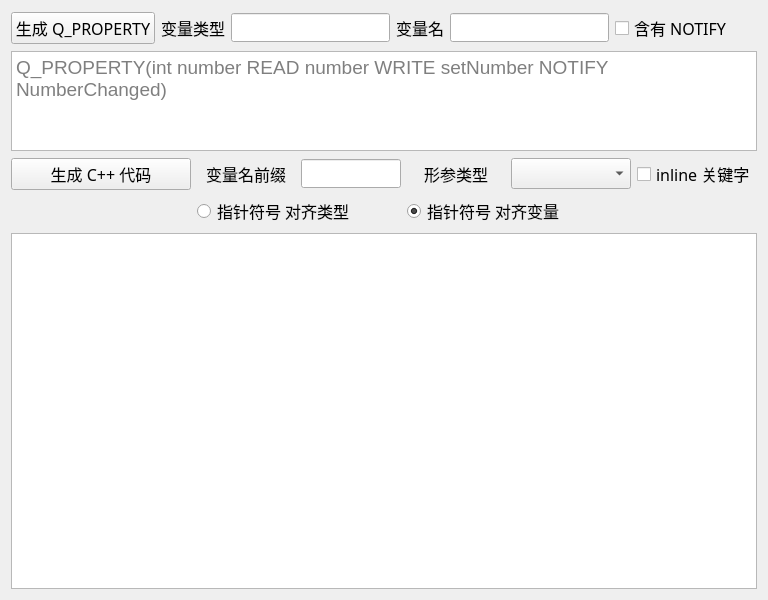
<?xml version="1.0" encoding="UTF-8"?>
<ui version="4.0">
 <class>PropertyGenerator</class>
 <widget class="QWidget" name="PropertyGenerator">
  <property name="geometry">
   <rect>
    <x>0</x>
    <y>0</y>
    <width>768</width>
    <height>600</height>
   </rect>
  </property>
  <property name="windowTitle">
   <string>Form</string>
  </property>
  <layout class="QVBoxLayout" name="verticalLayout">
   <item>
    <widget class="QFrame" name="frameVariationSet">
     <layout class="QGridLayout" name="gridLayout_2">
      <property name="leftMargin">
       <number>0</number>
      </property>
      <property name="topMargin">
       <number>1</number>
      </property>
      <property name="rightMargin">
       <number>1</number>
      </property>
      <property name="bottomMargin">
       <number>1</number>
      </property>
      <item row="0" column="0">
       <widget class="QPushButton" name="pushBtnGenProperty">
        <property name="maximumSize">
         <size>
          <width>180</width>
          <height>16777215</height>
         </size>
        </property>
        <property name="font">
         <font>
          <family>微软雅黑</family>
          <pointsize>12</pointsize>
         </font>
        </property>
        <property name="text">
         <string>生成 Q_PROPERTY</string>
        </property>
       </widget>
      </item>
      <item row="0" column="1">
       <widget class="QLabel" name="label_4">
        <property name="font">
         <font>
          <family>微软雅黑</family>
          <pointsize>12</pointsize>
         </font>
        </property>
        <property name="text">
         <string>变量类型</string>
        </property>
       </widget>
      </item>
      <item row="0" column="2">
       <widget class="QLineEdit" name="lineEditType">
        <property name="font">
         <font>
          <family>Consolas</family>
          <pointsize>13</pointsize>
         </font>
        </property>
       </widget>
      </item>
      <item row="0" column="3">
       <widget class="QLabel" name="label">
        <property name="font">
         <font>
          <family>微软雅黑</family>
          <pointsize>12</pointsize>
         </font>
        </property>
        <property name="text">
         <string>变量名</string>
        </property>
       </widget>
      </item>
      <item row="0" column="4">
       <widget class="QLineEdit" name="lineEditVariation">
        <property name="font">
         <font>
          <family>Consolas</family>
          <pointsize>13</pointsize>
         </font>
        </property>
       </widget>
      </item>
      <item row="0" column="5">
       <widget class="QCheckBox" name="checkBoxNotify">
        <property name="font">
         <font>
          <family>微软雅黑</family>
          <pointsize>12</pointsize>
         </font>
        </property>
        <property name="text">
         <string>含有 NOTIFY</string>
        </property>
       </widget>
      </item>
      <item row="0" column="6">
       <spacer name="horizontalSpacer_2">
        <property name="orientation">
         <enum>Qt::Horizontal</enum>
        </property>
        <property name="sizeHint" stdset="0">
         <size>
          <width>40</width>
          <height>20</height>
         </size>
        </property>
       </spacer>
      </item>
     </layout>
    </widget>
   </item>
   <item>
    <widget class="QTextEdit" name="textEditGenProperty">
     <property name="maximumSize">
      <size>
       <width>16777215</width>
       <height>100</height>
      </size>
     </property>
     <property name="font">
      <font>
       <pointsize>14</pointsize>
      </font>
     </property>
     <property name="placeholderText">
      <string notr="true">Q_PROPERTY(int number READ number WRITE setNumber NOTIFY NumberChanged)</string>
     </property>
    </widget>
   </item>
   <item>
    <widget class="QFrame" name="frameGenCode">
     <layout class="QGridLayout" name="gridLayout">
      <property name="leftMargin">
       <number>0</number>
      </property>
      <property name="topMargin">
       <number>1</number>
      </property>
      <property name="rightMargin">
       <number>1</number>
      </property>
      <property name="bottomMargin">
       <number>1</number>
      </property>
      <item row="0" column="4">
       <widget class="QLineEdit" name="lineEditPrefix">
        <property name="maximumSize">
         <size>
          <width>100</width>
          <height>16777215</height>
         </size>
        </property>
        <property name="font">
         <font>
          <family>Consolas</family>
          <pointsize>13</pointsize>
         </font>
        </property>
       </widget>
      </item>
      <item row="0" column="6">
       <widget class="QComboBox" name="comboBoxArg">
        <property name="minimumSize">
         <size>
          <width>120</width>
          <height>0</height>
         </size>
        </property>
        <property name="font">
         <font>
          <family>微软雅黑</family>
          <pointsize>12</pointsize>
         </font>
        </property>
       </widget>
      </item>
      <item row="1" column="5" colspan="2">
       <widget class="QRadioButton" name="radioBtnAlignVar">
        <property name="maximumSize">
         <size>
          <width>200</width>
          <height>16777215</height>
         </size>
        </property>
        <property name="font">
         <font>
          <family>微软雅黑</family>
          <pointsize>12</pointsize>
         </font>
        </property>
        <property name="text">
         <string>指针符号 对齐变量</string>
        </property>
        <property name="checked">
         <bool>true</bool>
        </property>
       </widget>
      </item>
      <item row="1" column="3" colspan="2">
       <widget class="QRadioButton" name="radioBtnAlignType">
        <property name="maximumSize">
         <size>
          <width>200</width>
          <height>16777215</height>
         </size>
        </property>
        <property name="font">
         <font>
          <family>微软雅黑</family>
          <pointsize>12</pointsize>
         </font>
        </property>
        <property name="text">
         <string>指针符号 对齐类型</string>
        </property>
       </widget>
      </item>
      <item row="0" column="3">
       <widget class="QLabel" name="label_3">
        <property name="font">
         <font>
          <family>微软雅黑</family>
          <pointsize>12</pointsize>
         </font>
        </property>
        <property name="text">
         <string>变量名前缀</string>
        </property>
        <property name="alignment">
         <set>Qt::AlignCenter</set>
        </property>
       </widget>
      </item>
      <item row="0" column="5">
       <widget class="QLabel" name="label_5">
        <property name="minimumSize">
         <size>
          <width>70</width>
          <height>0</height>
         </size>
        </property>
        <property name="font">
         <font>
          <family>微软雅黑</family>
          <pointsize>12</pointsize>
         </font>
        </property>
        <property name="text">
         <string>形参类型</string>
        </property>
        <property name="alignment">
         <set>Qt::AlignCenter</set>
        </property>
       </widget>
      </item>
      <item row="0" column="7">
       <widget class="QCheckBox" name="checkBoxInline">
        <property name="maximumSize">
         <size>
          <width>200</width>
          <height>16777215</height>
         </size>
        </property>
        <property name="font">
         <font>
          <family>微软雅黑</family>
          <pointsize>12</pointsize>
         </font>
        </property>
        <property name="text">
         <string>inline 关键字</string>
        </property>
       </widget>
      </item>
      <item row="0" column="0">
       <widget class="QPushButton" name="pushBtnGenCode">
        <property name="minimumSize">
         <size>
          <width>180</width>
          <height>0</height>
         </size>
        </property>
        <property name="maximumSize">
         <size>
          <width>250</width>
          <height>16777215</height>
         </size>
        </property>
        <property name="font">
         <font>
          <family>微软雅黑</family>
          <pointsize>12</pointsize>
         </font>
        </property>
        <property name="text">
         <string>生成 C++ 代码</string>
        </property>
       </widget>
      </item>
     </layout>
    </widget>
   </item>
   <item>
    <widget class="QTextEdit" name="textEditGenCode">
     <property name="font">
      <font>
       <family>Consolas</family>
       <pointsize>14</pointsize>
      </font>
     </property>
     <property name="cursor" stdset="0">
      <cursorShape>IBeamCursor</cursorShape>
     </property>
    </widget>
   </item>
  </layout>
 </widget>
 <resources/>
 <connections/>
</ui>
